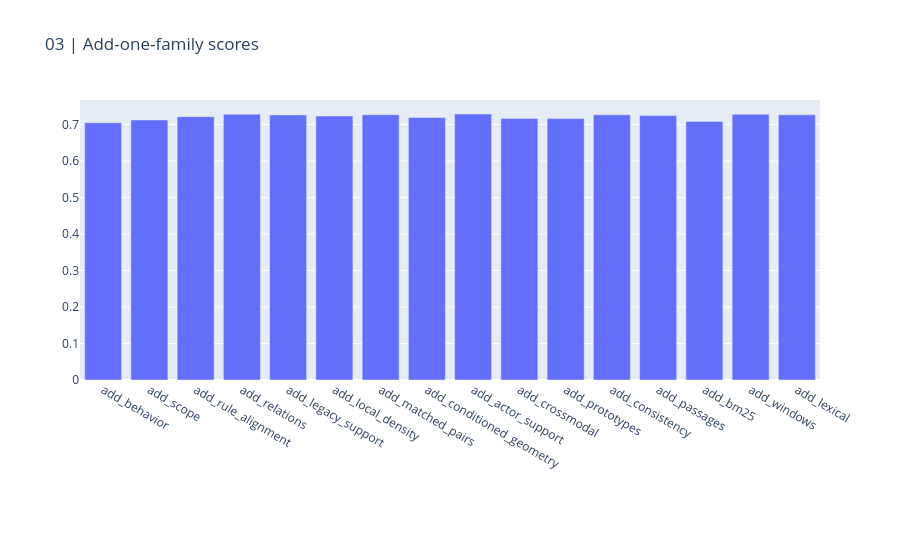
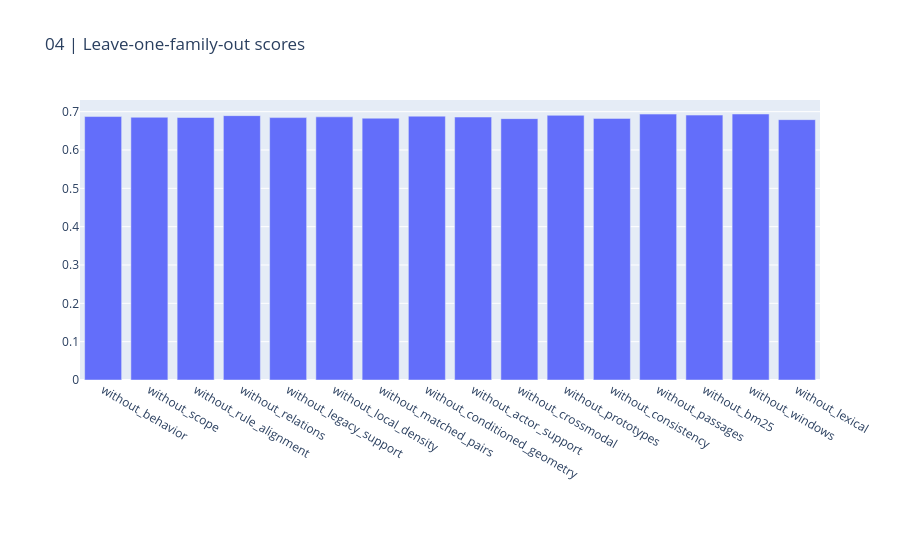

The cell these charts' notebook holds for them, in order:
### Markdown cell above
## Marginal and conditional family contributions

Add-one tests start at the common context reference; removal tests start from the full union. Coefficients alone are not treated as feature value.

### Code cell
CHARTS[2].show(renderer="plotly_mimetype")
CHARTS[3].show(renderer="plotly_mimetype")

### Figure 1 — Plotly figure (JSON) as saved in the notebook; plotly's stock layout.template omitted (floating-point values rounded to 4 significant figures)
{"data": [{"type": "bar", "x": ["add_behavior", "add_scope", "add_rule_alignment", "add_relations", "add_legacy_support", "add_local_density", "add_matched_pairs", "add_conditioned_geometry", "add_actor_support", "add_crossmodal", "add_prototypes", "add_consistency", "add_passages", "add_bm25", "add_windows", "add_lexical"], "y": [0.7049, 0.7124, 0.7215, 0.7282, 0.7263, 0.7233, 0.727, 0.7191, 0.7288, 0.7166, 0.7163, 0.7266, 0.7244, 0.7086, 0.728, 0.7266]}], "layout": {"height": 550, "margin": {"b": 170}, "title": {"text": "03 | Add-one-family scores"}, "xaxis": {"automargin": true}, "yaxis": {"automargin": true}}}

### Figure 2 — Plotly figure (JSON) as saved in the notebook; plotly's stock layout.template omitted (floating-point values rounded to 4 significant figures)
{"data": [{"type": "bar", "x": ["without_behavior", "without_scope", "without_rule_alignment", "without_relations", "without_legacy_support", "without_local_density", "without_matched_pairs", "without_conditioned_geometry", "without_actor_support", "without_crossmodal", "without_prototypes", "without_consistency", "without_passages", "without_bm25", "without_windows", "without_lexical"], "y": [0.6872, 0.6854, 0.6848, 0.6897, 0.6845, 0.6865, 0.6829, 0.6883, 0.6859, 0.6818, 0.6904, 0.6825, 0.6936, 0.6911, 0.6939, 0.6792]}], "layout": {"height": 550, "margin": {"b": 170}, "title": {"text": "04 | Leave-one-family-out scores"}, "xaxis": {"automargin": true}, "yaxis": {"automargin": true}}}
